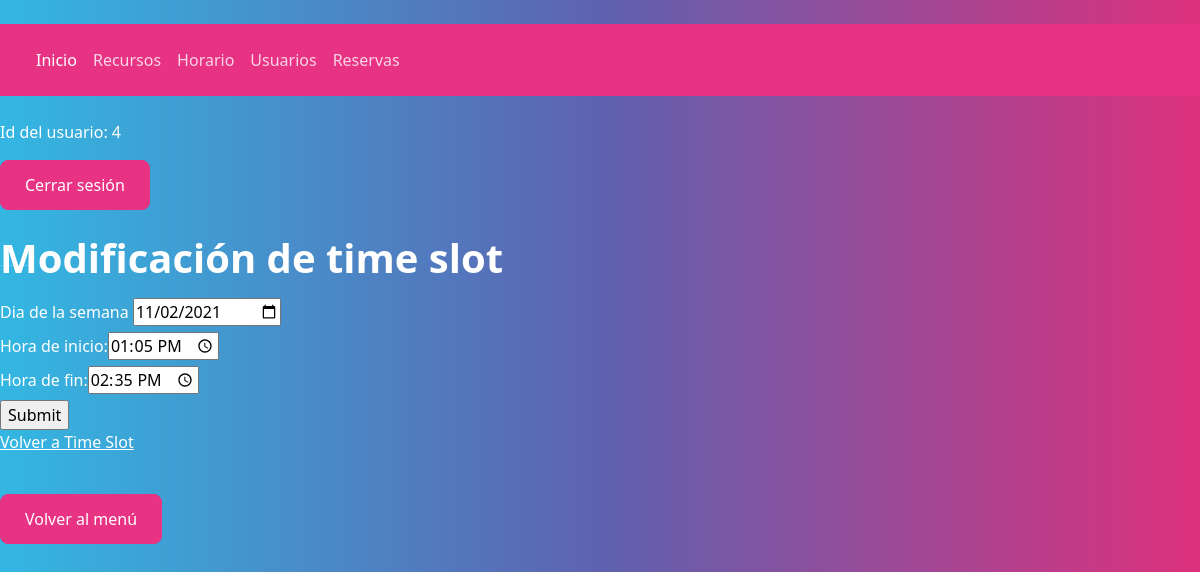
The app's page /index.php?action=formularioModifyTimeSlot&controller=controllerTimeSlot&id=1 (signed in) with its own data.
### tables this page shows
CREATE TABLE timeslot (
    id INT UNSIGNED AUTO_INCREMENT PRIMARY KEY,
    day_of_week VARCHAR(10) NOT NULL,
    start_time TIME NOT NULL,
    end_time TIME NOT NULL
);

### models/db.php (called while the page is built, shortened)
<?php
class DB
{
    private static $connection;
    public static function createConnection()
    {
        DB::$connection = new mysqli(Config::$server, Config::$user, Config::$psw, Config::$dbname);
        if (DB::$connection->connect_errno) return false;
        else return true;
    }
    public static function dataQuery($sql)
    {
        $res = self::$connection->query($sql);
        $resArray = array();
        if ($res->num_rows > 0) {
            while ($row = $res->fetch_array()) {
                $resArray[] = $row;
            }
        } else {
            $resArray = null;
        }
        return $resArray;
    }
}

### models/timeSlot.php (called while the page is built, shortened)
<?php
include_once("db.php");
class TimeSlot
{
    public function queryTimeSlot($id)
    {
        $result = DB::dataQuery("SELECT * FROM timeslot WHERE id = '$id'");
        if (count($result) > 0)
            return $result;
        else
            return null;
    }
}

### views/timeslot/formModifyTimeSlot.php (the view)
<?php
$consulta = $data[2][0];
echo "<h1>Modificación de time slot</h1>";
echo "<form enctype='multipart/form-data' action='index.php?action=modifyTimeSlot&controller=controllerTimeSlot' method='POST'>
        <input type='hidden' name='id' value='" . $consulta['id'] . "'>
        <label for='day_of_week'>Dia de la semana</label>
        <input type='date' name='day_of_week' value='" . $consulta['day_of_week'] . "'><br>
        <label for='start_time'>Hora de inicio:</label><input type='time' name='start_time' value='" . $consulta['start_time'] . "'><br>
        <label for='end_time'>Hora de fin:</label><input type='time' name='end_time' value='" . $consulta['end_time'] . "'><br>";
echo " <input type='submit'>
    </form>";
echo "<p><a href='index.php?action=showAllTimeSlots&controller=controllerTimeSlot'>Volver a Time Slot</a></p>";

### records on screen
timeslot: day_of_week "11/02/2021", start_time "13:05:00", end_time "14:35:00"

### other values on screen
Security::getUserId() "4"
